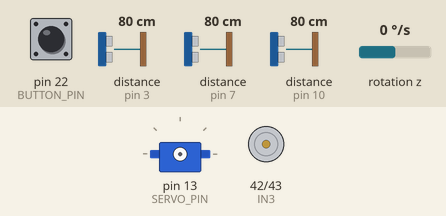
This sketch was run on a simulated Arduino Mega 2560, built with avr-gcc and run on an emulated ATmega2560. On the bench: servo, motor-driver pin pairs drawn as motors (green arrow = first pin HIGH = forward, orange = second pin HIGH = backward, longer = more drive, scaled by the enable pin). Wiring (inferred from the names in the program): 3 × ultrasonic range finder: trigger pin 2, echo pin 3 / trigger pin 6, echo pin 7 / trigger pin 11, echo pin 10. Inputs (shaded band) come from the test bench; at power-on: rotation z 0 °/s, pin 22 (BUTTON_PIN) HIGH, distance to the obstacle (sensors on pin 3, pin 7, pin 10) 80 cm. The echo pulse lasts 58.3 µs per cm.

Above: at 0.8 s.
0.9 s: rotation z set to -100 °/s
At 5.1 s:
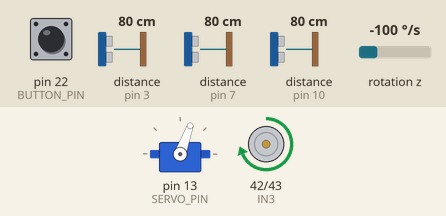
5.6 s: rotation z set to 0 °/s
At 8.0 s:
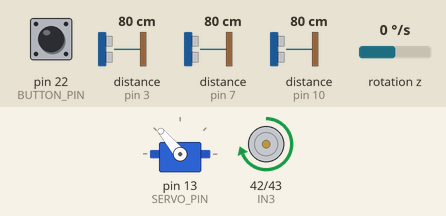
8.5 s: rotation z set to -192 °/s
At 9.79 s:
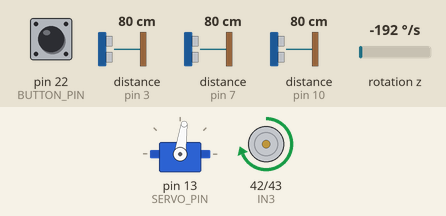
11.3 s: rotation z set to 144 °/s
At 12.24 s:
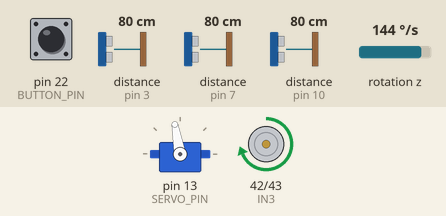
Timing chart, 0 to 14.3 s (numbered marks = the images above; inputs shaded):
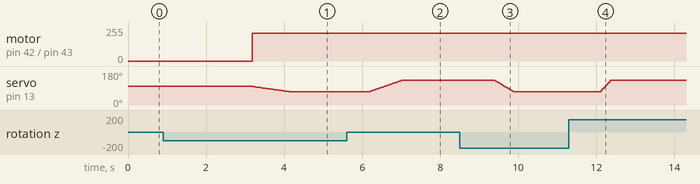

The sketch:

final_r1.ino
```cpp
#include <Wire.h>
#include <MPU6050.h>
#include <Servo.h>

// Pin Definitions
#define SERVO_PIN 13
#define BUTTON_PIN 22
#define IN3 42
#define IN4 43
#define ENB 5
#define INITIAL_ANGLE 99
#define trigPinl 2
#define echoPinl 3
#define trigPinr 11
#define echoPinr 10
#define trigPinf 6
#define echoPinf 7

MPU6050 mpu;
Servo myServo;
int16_t gz;
long previous_time;
float yaw_angle = 0;
float gyro_z_offset = 0;
int calibration_count = 1000; // Number of samples for calibration
int currentAngle = INITIAL_ANGLE;
unsigned long lastTime = 0;
int i = 0; // Declare variable 'i'
int targetYawAngle = 0;
float ANGLE_CORRECTION_FACTOR = 1;

// PID variables
float Kp = 1.0; // Proportional gain
float Ki = 0.0; // Integral gain
float Kd = 0.0; // Derivative gain
float previousError = 0;
float integral = 0;
float input = 0;
int return_front = 0;
int return_right = 0;
int return_left = 0;
int section = 0;
int counter = 0;
int place = 0;
int fixing_time = 0;
int turn = 0;
int first_time = 0;
int turning_counter = 0;

// Function declarations
void calculateGyroDrift();
void MoveFWwithGyro();
void MoveFWwithGyro_Reverse();
int usForward();
int usRight();
int usLeft();
void stopMotor();
void stopfromcrashing_andreturn();

void setup() {
    // Serial.begin(250000);
    Wire.begin();
    mpu.initialize();
    pinMode(IN3, OUTPUT);
    pinMode(IN4, OUTPUT);
    pinMode(ENB, OUTPUT);
    pinMode(BUTTON_PIN, INPUT);

    // Ultrasonic sensor setup
    pinMode(trigPinl, OUTPUT);
    pinMode(echoPinl, INPUT);
    pinMode(trigPinr, OUTPUT);
    pinMode(echoPinr, INPUT);
    pinMode(trigPinf, OUTPUT);
    pinMode(echoPinf, INPUT);

    // Check if MPU6050 is connected properly
    // Serial.println(mpu.testConnection() ? "MPU6050 connected" : "MPU6050 connection failed");

    // Calibrate the gyro to calculate drift
    // Serial.println("Calibrating gyro...");
    calculateGyroDrift();
    // Serial.print("Gyro Z Offset: ");
    // Serial.println(gyro_z_offset);

    // Servo setup
    myServo.attach(SERVO_PIN);
    // Serial.print("Initial angle set to: ");
    // Serial.println(currentAngle);
    myServo.write(INITIAL_ANGLE);

    // Motor setup
    digitalWrite(IN3, HIGH);  // Set direction
    digitalWrite(IN4, LOW);   // Set direction
    analogWrite(ENB, 0);      // Set initial speed (0-255)

    previous_time = millis(); // Record the start time

    while (digitalRead(BUTTON_PIN) == LOW) {
        // Serial.println(usLeft());
    }

    return_front = usForward();
    return_right = usRight();
    return_left = usLeft();

    analogWrite(ENB, 210);

    while (usForward() > 60) {
        MoveFWwithGyro();
        // stopfromcrashing_andreturn();
    }

    if (usLeft() > usRight() ) {
        i = 1;
    } else if (usLeft() < usRight() ) {
        i = 2;
    } else {
        while (1) {}
    }


    while ( counter <= 11){
      // Serial.print(counter , ENB);
      // Serial.print("\n");
      while (i == 1 && counter <= 11 ) {
        // Serial.print(counter);
        // Serial.print("\n");
        MoveFWwithGyro();
        if (usForward() < 50 && usLeft() > 70) {
          targetYawAngle += 90;
          counter += 1;
          while (turning_counter < 2000) {
            MoveFWwithGyro();
            // Serial.print(counter);
            // Serial.print("\n");
            turning_counter += 1;
          }
          turning_counter = 0;

        }
      }

      while (i == 2 && counter <= 11) {
        // Serial.print(counter);
        // Serial.print("\n");
        MoveFWwithGyro();
        // Serial.print(counter);
        // Serial.print("\n");
        if (usForward() < 50 && usRight() > 70) {
          // Serial.print(counter);
          // Serial.print("\n");
          targetYawAngle -= 90;
          counter += 1;
          while (turning_counter < 2000) {
            // Serial.print(counter);
            // Serial.print("\n");
            MoveFWwithGyro();
            turning_counter += 1;
          }
          turning_counter = 0;
        }
      }
    }
    analogWrite(ENB, 0);
    while (usForward() > 140) {
        // Serial.print(counter);
        // Serial.print("\n");
        MoveFWwithGyro();

        // stopfromcrashing_andreturn();
    }
    while (usForward() < 140){


    stopMotor();
    // Serial.print("nigga");
    // Serial.print("\n");
    }
}


void loop() {

}

// Function Definitions

void MoveFWwithGyro() {
  long current_time = millis();
  float elapsed_time = (current_time - previous_time) / 1000.0; // Calculate elapsed time in seconds
  previous_time = current_time;

  // Get Z-axis rotation value
  gz = mpu.getRotationZ();

  // Apply drift correction
  gz -= gyro_z_offset;

  // Convert gyroscope reading to degrees per second
  float gyro_z = (gz / 131.0) + 0.004354;

  // Calculate the yaw angle by integrating the angular velocity over time
  yaw_angle += gyro_z * elapsed_time;

  // Apply the angle correction factor and constrain the servo angle
  float angleError = (yaw_angle - targetYawAngle) * ANGLE_CORRECTION_FACTOR;
  float t = angleError + INITIAL_ANGLE;
  t = constrain(t, 70, 130); // Keep the angle within bounds
  myServo.write(int(t));

  // Debugging information
  // Serial.print("Yaw Angle: "); Serial.println(yaw_angle);
  // Serial.print("Target Yaw Angle: "); Serial.println(targetYawAngle);
  // Serial.print("Servo Angle: "); Serial.println(t);
}

void calculateGyroDrift() {
  gyro_z_offset = 0; // Reset the offset
  long temp_offset = 0; // Temporary variable to store the sum
  int validReadings = 0;

  for (int i = 0; i < calibration_count; i++) {
    gz = mpu.getRotationZ();

    // Exclude any extreme outliers
    if (gz > -32760 && gz < 32760) {
      temp_offset += gz;
      validReadings++;
    }

    delay(3); // Short delay between readings to stabilize
  }

  // Average the valid readings to get the drift (offset) value
  if (validReadings > 0) {
    gyro_z_offset = temp_offset / validReadings;
  }
}

void MoveFWwithGyro_Reverse() {
  long current_time = millis();
  float elapsed_time = (current_time - previous_time) / 1000.0; // Calculate elapsed time in seconds
  previous_time = current_time;

  // Get Z-axis rotation value
  gz = mpu.getRotationZ();

  // Apply drift correction
  gz -= gyro_z_offset;

  // Convert gyroscope reading to degrees per second
  float gyro_z = (gz / 131.0) + 0.001517;

  // Calculate the yaw angle by integrating the angular velocity over time
  yaw_angle += gyro_z * elapsed_time;

  // Apply the angle correction factor, invert the direction, and constrain the servo angle
  float angleError = (targetYawAngle - yaw_angle) * ANGLE_CORRECTION_FACTOR; // Invert the angle calculation
  float t = angleError + INITIAL_ANGLE;
  t = constrain(t, 60, 140); // Keep the angle within bounds
  myServo.write(int(t));

  // Debugging information
  // Serial.print("Yaw Angle: "); Serial.println(yaw_angle);
  // Serial.print("Target Yaw Angle: "); Serial.println(targetYawAngle);
  // Serial.print("Servo Angle: "); Serial.println(t);
}


int usLeft() {
    digitalWrite(trigPinl, LOW);
    delayMicroseconds(2);
    digitalWrite(trigPinl, HIGH);
    delayMicroseconds(10);
    digitalWrite(trigPinl, LOW);
    long duration = pulseIn(echoPinl, HIGH, 30000); // Timeout after 30ms
    if (duration == 0) return 200; // If no echo, return a large distance
    return duration * 0.034 / 2;
}

int usRight() {
    digitalWrite(trigPinr, LOW);
    delayMicroseconds(2);
    digitalWrite(trigPinr, HIGH);
    delayMicroseconds(10);
    digitalWrite(trigPinr, LOW);
    long duration = pulseIn(echoPinr, HIGH, 30000); // Timeout after 30ms
    if (duration == 0) return 200; // If no echo, return a large distance
    return duration * 0.034 / 2;
}

int usForward() {
    digitalWrite(trigPinf, LOW);
    delayMicroseconds(2);
    digitalWrite(trigPinf, HIGH);
    delayMicroseconds(10);
    digitalWrite(trigPinf, LOW);
    long duration = pulseIn(echoPinf, HIGH, 30000); // Timeout after 30ms
    if (duration == 0) return 200; // If no echo, return a large distance
    return duration * 0.034 / 2;
}

void stopMotor() {
    analogWrite(ENB, 0);
}

void stopfromcrashing_andreturn() {
    if (usForward() < 10) {
        analogWrite(ENB, 0);
        delay(100);
        digitalWrite(IN3, LOW);
        digitalWrite(IN4, HIGH);
        analogWrite(ENB, 210);
        while (fixing_time < 300) {
            fixing_time += 1;
            MoveFWwithGyro_Reverse();
        }
        analogWrite(ENB, 0);
        delay(100);
        digitalWrite(IN3, HIGH);
        digitalWrite(IN4, LOW);
        analogWrite(ENB, 210);
        fixing_time = 0;
    }
}
```

Measured:
- after the input at 0.9 s, servo on pin 13 (SERVO_PIN): moves from 99° to 70° over 0.96 s, starting after 2.3 s
- after the input at 5.6 s, servo on pin 13 (SERVO_PIN): moves from 70° to 130° over 0.83 s, starting after 0.57 s
- after the input at 8.5 s, servo on pin 13 (SERVO_PIN): moves from 130° to 70° over 0.49 s, starting after 0.90 s
- after the input at 11.3 s, servo on pin 13 (SERVO_PIN): moves from 70° to 130° over 0.27 s, starting after 0.79 s
